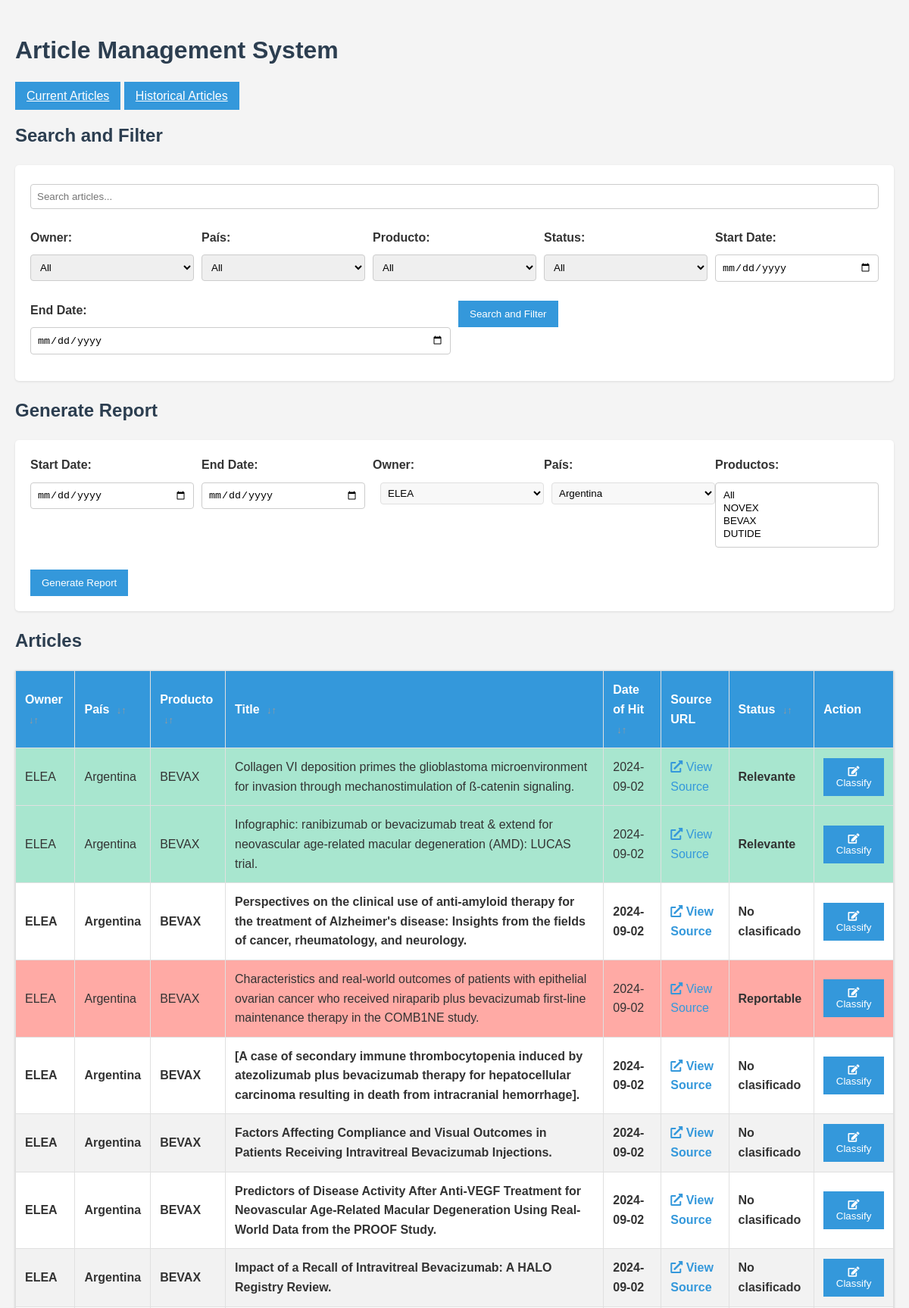
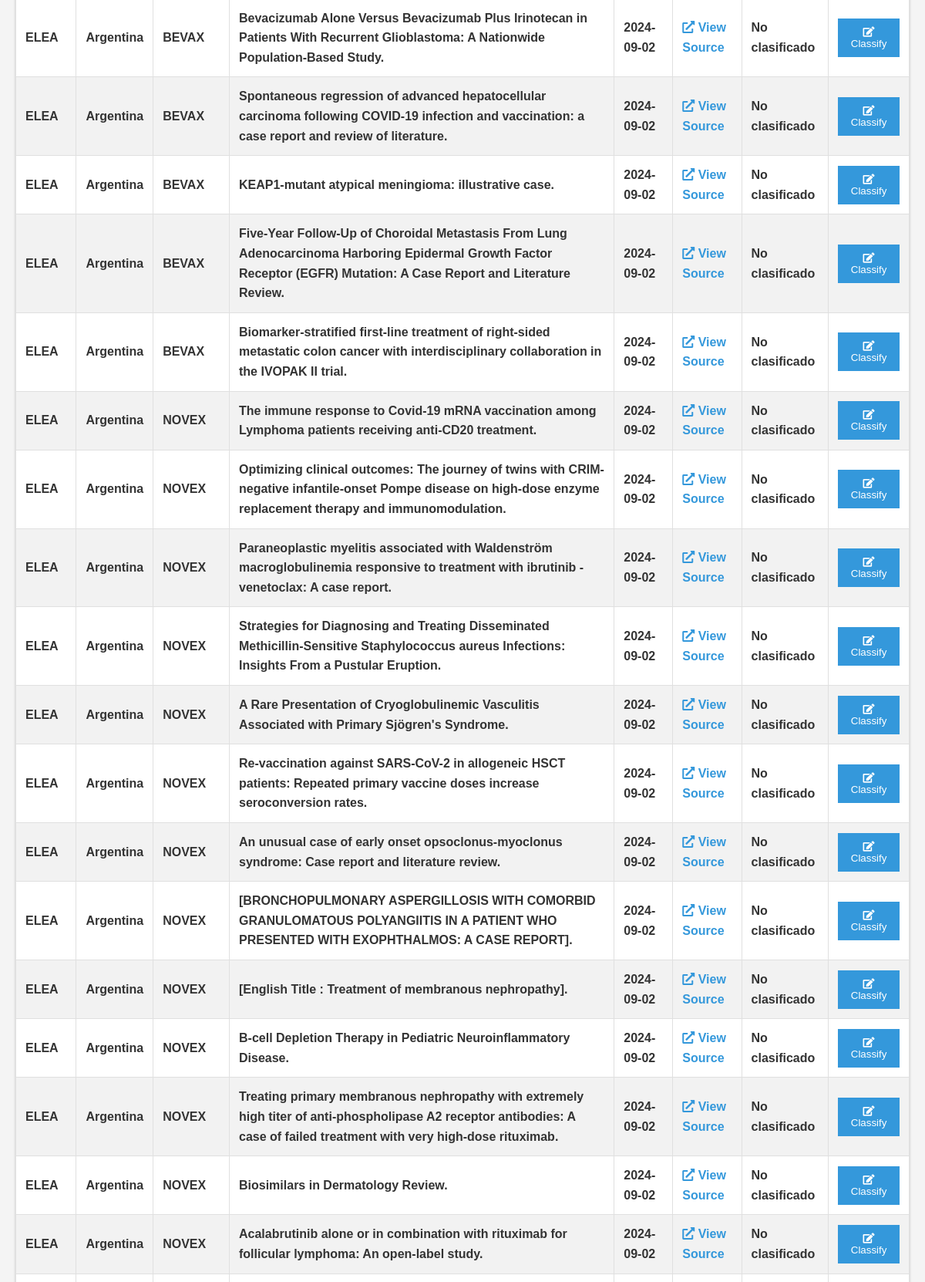
The page / (upper part) on the database its author committed (2 pictures, top to bottom).
### models.py (models this page shows)
class Article(db.Model):
    id = db.Column(db.Integer, primary_key=True)
    articleSourceId = db.Column(db.String(255), nullable=False)
    sourceUrl = db.Column(db.String(255), nullable=False)
    title = db.Column(db.Text, nullable=False)
    englishAbstract = db.Column(db.Text)
    spanishAbstract = db.Column(db.Text)
    portugueseAbstract = db.Column(db.Text)
    owner = db.Column(db.String(255), nullable=False)
    pais = db.Column(db.String(255), nullable=False)
    producto = db.Column(db.String(255), nullable=False)
    dateOfHit = db.Column(db.Date, nullable=False)
    status = db.Column(db.String(20), default="No clasificado")
    is_historical = db.Column(db.Boolean, default=False)

### routes.py (the view)
@main.route('/')
def index():
    logging.debug("Entering index route")
    search_query = request.args.get('search', '')
    owner_filter = request.args.get('owner', '')
    pais_filter = request.args.get('pais', '')
    producto_filter = request.args.get('producto', '')
    status_filter = request.args.get('status', '')
    start_date = request.args.get('start_date', '')
    end_date = request.args.get('end_date', '')
    query = Article.query.filter_by(is_historical=False)
    query = apply_filters(query, search_query, owner_filter, pais_filter, producto_filter, status_filter, start_date, end_date)
    articles = query.all()
    logging.debug(f"Retrieved {len(articles)} articles from the database")
    owners = db.session.query(Article.owner.distinct()).all()
    paises = db.session.query(Article.pais.distinct()).all()
    productos = db.session.query(Article.producto.distinct()).all()
    logging.debug(f"Retrieved {len(owners)} owners, {len(paises)} paises, and {len(productos)} productos")
    return render_template('index.html', articles=articles, owners=owners, paises=paises, productos=productos,
                           search_query=search_query, owner_filter=owner_filter, pais_filter=pais_filter,
                           producto_filter=producto_filter, status_filter=status_filter,
                           start_date=start_date, end_date=end_date, historical=False)

### routes.py (called while the page is built, shortened)
def apply_filters(query, search_query, owner_filter, pais_filter, producto_filter, status_filter, start_date, end_date):
    if owner_filter:
        query = query.filter(Article.owner == owner_filter)
    if pais_filter:
        query = query.filter(Article.pais == pais_filter)
    if producto_filter:
        query = query.filter(Article.producto == producto_filter)
    if status_filter:
        query = query.filter(Article.status == status_filter)
    if start_date:
        query = query.filter(Article.dateOfHit >= datetime.strptime(start_date, '%Y-%m-%d').date())
    if end_date:
        query = query.filter(Article.dateOfHit <= datetime.strptime(end_date, '%Y-%m-%d').date())
    return query

### templates/index.html (shortened to what this page needs)
{% extends "base.html" %}
{% block content %}
<section id="search-filter">
    <h2>Search and Filter</h2>
    <form id="searchFilterForm" method="GET" action="{{ url_for('main.historical' if historical else 'main.index') }}">
        <div class="form-group">
            <input type="text" name="search" placeholder="Search articles..." value="{{ search_query }}">
        </div>
        <div class="form-group">
            <label for="owner">Owner:</label>
            <select name="owner">
                <option value="">All</option>
            </select>
        </div>
        <div class="form-group">
            <label for="pais">País:</label>
            <select name="pais">
                <option value="">All</option>
            </select>
        </div>
        <div class="form-group">
            <label for="producto">Producto:</label>
            <select name="producto">
                <option value="">All</option>
            </select>
        </div>
        <div class="form-group">
            <label for="status">Status:</label>
            <select name="status">
                <option value="">All</option>
            </select>
        </div>
        <div class="form-group">
            <label for="start_date">Start Date:</label>
            <input type="date" name="start_date" value="{{ start_date }}">
        </div>
        <div class="form-group">
            <label for="end_date">End Date:</label>
            <input type="date" name="end_date" value="{{ end_date }}">
        </div>
        <div class="form-group">
            <button type="submit">Search and Filter</button>
        </div>
    </form>
</section>
{% if not historical %}
<section id="generate-report">
    <h2>Generate Report</h2>
    <form id="reportForm">
        <div class="form-group">
            <label for="start_date">Start Date:</label>
            <input type="date" id="start_date" name="start_date" required>
        </div>
        <div class="form-group">
            <label for="end_date">End Date:</label>
            <input type="date" id="end_date" name="end_date" required>
        </div>
        <div class="form-group">
            <label for="owner">Owner:</label>
            <select id="owner" name="owner" required>
                {% for owner in owners %}
                <option value="{{ owner[0] }}">{{ owner[0] }}</option>
                {% endfor %}
            </select>
        </div>
        <div class="form-group">
            <label for="pais">País:</label>
            <select id="pais" name="pais" required>
                {% for pais in paises %}
                <option value="{{ pais[0] }}">{{ pais[0] }}</option>
                {% endfor %}
            </select>
        </div>
        <div class="form-group">
            <label for="productos">Productos:</label>
            <select id="productos" name="productos[]" multiple required>
                <option value="All">All</option>
                {% for producto in productos %}
                <option value="{{ producto[0] }}">{{ producto[0] }}</option>
                {% endfor %}
            </select>
        </div>
        <div class="form-group">
            <button type="submit">Generate Report</button>
        </div>
    </form>
</section>
{% endif %}
<section id="articles">
    <h2>{% if historical %}Historical {% endif %}Articles</h2>
    <table id="articlesTable">
        <thead>
            <tr>
                <th data-sort="owner">Owner <span class="sort-icon">&#8595;&#8593;</span></th>
                <th data-sort="pais">País <span class="sort-icon">&#8595;&#8593;</span></th>
                <th data-sort="producto">Producto <span class="sort-icon">&#8595;&#8593;</span></th>
                <th data-sort="title">Title <span class="sort-icon">&#8595;&#8593;</span></th>
                <th data-sort="dateOfHit">Date of Hit <span class="sort-icon">&#8595;&#8593;</span></th>
                <th>Source URL</th>
                <th data-sort="status">Status <span class="sort-icon">&#8595;&#8593;</span></th>
                {% if not historical %}
                <th>Action</th>
                {% endif %}
            </tr>
        </thead>
        <tbody>
            {% for article in articles %}
            <tr data-id="{{ article.id }}" class="{% if article.status == 'No clasificado' %}bold{% elif article.status == 'Relevante' %}relevante{% elif article.status == 'Reportable' %}reportable{% endif %}">
                <td>{{ article.owner }}</td>
                <td>{{ article.pais }}</td>
                <td>{{ article.producto }}</td>
                <td>{{ article.title }}</td>
                <td>{{ article.dateOfHit }}</td>
                <td><a href="{{ article.sourceUrl }}" target="_blank" class="source-link"><i class="fas fa-external-link-alt"></i> View Source</a></td>
                <td>{{ article.status }}</td>
                {% if not historical %}
                <td><button class="classify-btn" data-id="{{ article.id }}"><i class="fas fa-edit"></i> Classify</button></td>
                {% endif %}
            </tr>
            {% endfor %}
        </tbody>
    </table>
</section>
{% endblock %}

### templates/base.html (shortened to what this page needs)
<!DOCTYPE html>
<html lang="en">
<head>
    <link rel="stylesheet" href="{{ url_for('static', filename='css/styles.css') }}">
    <link rel="stylesheet" href="https://cdnjs.cloudflare.com/ajax/libs/font-awesome/5.15.3/css/all.min.css">
</head>
<body>
    <header>
        <h1>Article Management System</h1>
        <nav>
            <a href="{{ url_for('main.index') }}" class="button">Current Articles</a>
            <a href="{{ url_for('main.historical') }}" class="button">Historical Articles</a>
        </nav>
    </header>
    <main>
        {% block content %}{% endblock %}
    </main>
</body>
</html>

### static/css/styles.css (style rules this page uses)
body { font-family: 'Arial', sans-serif; line-height: 1.6; color: #333; margin: 0; padding: 20px; background-color: #f4f4f4; }
h1, h2 { color: #2c3e50; }
table { width: 100%; border-collapse: collapse; margin-top: 20px; background-color: #fff; box-shadow: 0 1px 3px rgba(0,0,0,0.2); }
th, td { border: 1px solid #e0e0e0; padding: 12px; text-align: left; }
th { background-color: #3498db; color: #fff; font-weight: bold; }
tr:nth-child(even) { background-color: #f2f2f2; }
button, .button { background-color: #3498db; color: #fff; border: none; padding: 10px 15px; cursor: pointer; transition: background-color 0.3s ease; }
form { background-color: #fff; padding: 20px; border-radius: 5px; box-shadow: 0 1px 3px rgba(0,0,0,0.1); }
input[type="text"], input[type="date"], select, textarea { width: 100%; padding: 8px; margin: 5px 0 15px; display: inline-block; border: 1px solid #ccc; border-radius: 4px; box-sizing: border-box; }
.form-group label { display: block; margin-bottom: 5px; font-weight: bold; }
.bold { font-weight: bold; }
.relevante { background-color: #a8e6cf !important; transition: background-color 0.5s ease; }
.reportable { background-color: #ffaaa5 !important; transition: background-color 0.5s ease; }
.source-link, #sourceUrl { color: #3498db; text-decoration: none; }
#search-filter form, #generate-report form { display: flex; flex-wrap: wrap; gap: 10px; }
#search-filter .form-group, #generate-report .form-group { flex: 1 1 200px; }
#search-filter .form-group:first-child { flex-basis: 100%; }
input[type='text'], input[type='date'], select { width: 100%; }
#owner, #pais { display: inline-block; min-height: 20px; min-width: 100px; background-color: #f8f8f8; border: 1px solid #e0e0e0; padding: 5px; margin-left: 10px; }
.sort-icon { font-size: 0.8em; margin-left: 5px; color: #999; }
th[data-sort] { cursor: pointer; }
td:nth-child(7) { font-weight: bold; }

### rows shown on the page
Article: owner "ELEA", pais "Argentina", producto "BEVAX", title "Collagen VI deposition primes the glioblastoma microenvironment for invasion through mechanostimulation of ß-catenin signaling.", dateOfHit "2024-09-02", status "Relevante"
Article: owner "ELEA", pais "Argentina", producto "BEVAX", title "Infographic: ranibizumab or bevacizumab treat & extend for neovascular age-related macular degeneration (AMD): LUCAS trial.", dateOfHit "2024-09-02", status "Relevante"
Article: owner "ELEA", pais "Argentina", producto "BEVAX", title "Perspectives on the clinical use of anti-amyloid therapy for the treatment of Alzheimer's disease: Insights from the fields of cancer, rheumatology, and neurology.", dateOfHit "2024-09-02", status "No clasificado"
Article: owner "ELEA", pais "Argentina", producto "BEVAX", title "Characteristics and real-world outcomes of patients with epithelial ovarian cancer who received niraparib plus bevacizumab first-line maintenance therapy in the COMB1NE study.", dateOfHit "2024-09-02", status "Reportable"
Article: owner "ELEA", pais "Argentina", producto "BEVAX", title "[A case of secondary immune thrombocytopenia induced by atezolizumab plus bevacizumab therapy for hepatocellular carcinoma resulting in death from intracranial hemorrhage].", dateOfHit "2024-09-02", status "No clasificado"
Article: owner "ELEA", pais "Argentina", producto "BEVAX", title "Factors Affecting Compliance and Visual Outcomes in Patients Receiving Intravitreal Bevacizumab Injections.", dateOfHit "2024-09-02", status "No clasificado"
Article: owner "ELEA", pais "Argentina", producto "BEVAX", title "Predictors of Disease Activity After Anti-VEGF Treatment for Neovascular Age-Related Macular Degeneration Using Real-World Data from the PROOF Study.", dateOfHit "2024-09-02", status "No clasificado"
Article: owner "ELEA", pais "Argentina", producto "BEVAX", title "Impact of a Recall of Intravitreal Bevacizumab: A HALO Registry Review.", dateOfHit "2024-09-02", status "No clasificado"
Article: owner "ELEA", pais "Argentina", producto "BEVAX", title "Bevacizumab Alone Versus Bevacizumab Plus Irinotecan in Patients With Recurrent Glioblastoma: A Nationwide Population-Based Study.", dateOfHit "2024-09-02", status "No clasificado"
Article: owner "ELEA", pais "Argentina", producto "BEVAX", title "Spontaneous regression of advanced hepatocellular carcinoma following COVID-19 infection and vaccination: a case report and review of literature.", dateOfHit "2024-09-02", status "No clasificado"
Article: owner "ELEA", pais "Argentina", producto "BEVAX", title "KEAP1-mutant atypical meningioma: illustrative case.", dateOfHit "2024-09-02", status "No clasificado"
Article: owner "ELEA", pais "Argentina", producto "BEVAX", title "Five-Year Follow-Up of Choroidal Metastasis From Lung Adenocarcinoma Harboring Epidermal Growth Factor Receptor (EGFR) Mutation: A Case Report and Literature Review.", dateOfHit "2024-09-02", status "No clasificado"
Article: owner "ELEA", pais "Argentina", producto "BEVAX", title "Biomarker-stratified first-line treatment of right-sided metastatic colon cancer with interdisciplinary collaboration in the IVOPAK II trial.", dateOfHit "2024-09-02", status "No clasificado"
Article: owner "ELEA", pais "Argentina", producto "NOVEX", title "The immune response to Covid-19 mRNA vaccination among Lymphoma patients receiving anti-CD20 treatment.", dateOfHit "2024-09-02", status "No clasificado"
Article: owner "ELEA", pais "Argentina", producto "NOVEX", title "Optimizing clinical outcomes: The journey of twins with CRIM-negative infantile-onset Pompe disease on high-dose enzyme replacement therapy and immunomodulation.", dateOfHit "2024-09-02", status "No clasificado"
Article: owner "ELEA", pais "Argentina", producto "NOVEX", title "Paraneoplastic myelitis associated with Waldenström macroglobulinemia responsive to treatment with ibrutinib - venetoclax: A case report.", dateOfHit "2024-09-02", status "No clasificado"
Article: owner "ELEA", pais "Argentina", producto "NOVEX", title "Strategies for Diagnosing and Treating Disseminated Methicillin-Sensitive Staphylococcus aureus Infections: Insights From a Pustular Eruption.", dateOfHit "2024-09-02", status "No clasificado"
Article: owner "ELEA", pais "Argentina", producto "NOVEX", title "A Rare Presentation of Cryoglobulinemic Vasculitis Associated with Primary Sjögren's Syndrome.", dateOfHit "2024-09-02", status "No clasificado"
Article: owner "ELEA", pais "Argentina", producto "NOVEX", title "Re-vaccination against SARS-CoV-2 in allogeneic HSCT patients: Repeated primary vaccine doses increase seroconversion rates.", dateOfHit "2024-09-02", status "No clasificado"
Article: owner "ELEA", pais "Argentina", producto "NOVEX", title "An unusual case of early onset opsoclonus-myoclonus syndrome: Case report and literature review.", dateOfHit "2024-09-02", status "No clasificado"
Article: owner "ELEA", pais "Argentina", producto "NOVEX", title "[BRONCHOPULMONARY ASPERGILLOSIS WITH COMORBID GRANULOMATOUS POLYANGIITIS IN A PATIENT WHO PRESENTED WITH EXOPHTHALMOS: A CASE REPORT].", dateOfHit "2024-09-02", status "No clasificado"
Article: owner "ELEA", pais "Argentina", producto "NOVEX", title "[English Title : Treatment of membranous nephropathy].", dateOfHit "2024-09-02", status "No clasificado"
Article: owner "ELEA", pais "Argentina", producto "NOVEX", title "B-cell Depletion Therapy in Pediatric Neuroinflammatory Disease.", dateOfHit "2024-09-02", status "No clasificado"
Article: owner "ELEA", pais "Argentina", producto "NOVEX", title "Treating primary membranous nephropathy with extremely high titer of anti-phospholipase A2 receptor antibodies: A case of failed treatment with very high-dose rituximab.", dateOfHit "2024-09-02", status "No clasificado"
Article: owner "ELEA", pais "Argentina", producto "NOVEX", title "Biosimilars in Dermatology Review.", dateOfHit "2024-09-02", status "No clasificado"
Article: owner "ELEA", pais "Argentina", producto "NOVEX", title "Acalabrutinib alone or in combination with rituximab for follicular lymphoma: An open-label study.", dateOfHit "2024-09-02", status "No clasificado"

### other values the page prints
form field owner "ELEA"
form field pais "Argentina"
